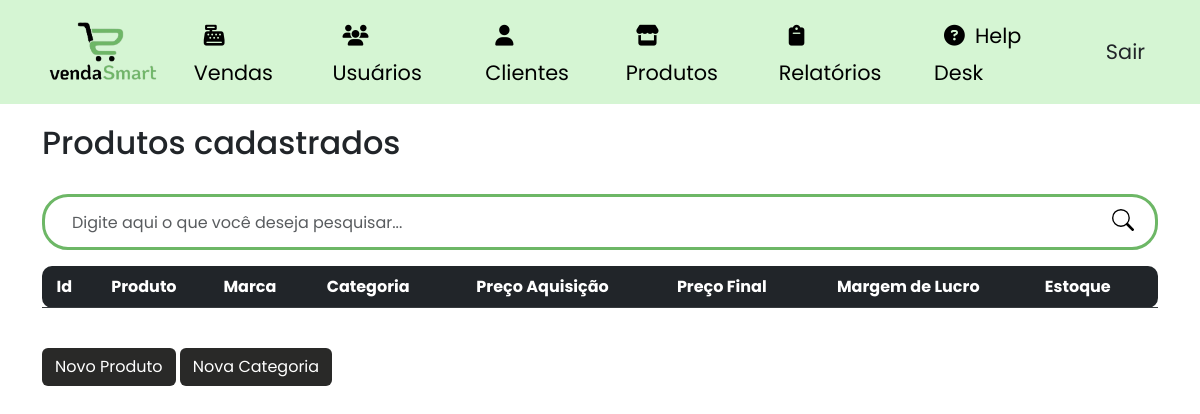
Before: /produtos (signed in) with the older database file.
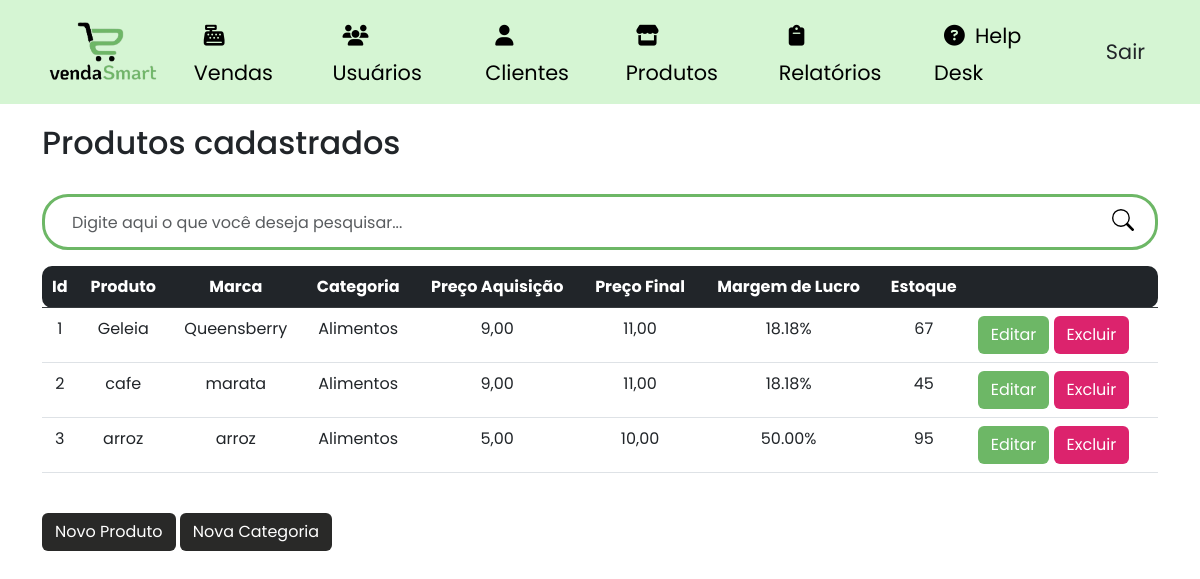
After: the same page with the newer database file.
### site_atividade/models/__init__.py (models this page shows, shortened)
class Produtos(database.Model):
    id_produtos = database.Column(database.Integer, primary_key=True)
    produto = database.Column(database.String, nullable=False)
    marca = database.Column(database.String, nullable=False)
    preco_aquisicao = database.Column(database.Float, nullable=False)
    preco = database.Column(database.Float, nullable=False)
    estoque = database.Column(database.Integer, nullable=False)
    margem_lucro = database.Column(database.Float, nullable=True)
    categoria_fk = database.Column(database.Integer, database.ForeignKey('categoria.id_categoria'), nullable=False)
    itens_venda = database.relationship('ItemVenda', backref='produto')

class Categoria(database.Model):
    id_categoria = database.Column(database.Integer, primary_key=True)
    categoria = database.Column(database.String, nullable=False)
    produtos = database.relationship('Produtos', backref='categoria', lazy=True)

### site_atividade/routers/__init__.py (the view)
@app.route("/produtos")
@login_required
def produtos():
    search_term = request.args.get('search')
    if search_term:
        produtos = Produtos.query.filter(Produtos.produto.ilike(f'%{search_term}%')).all()
    else:
        produtos = Produtos.query.all()
    categorias = Categoria.query.all()  # Obter todas as categorias
    return render_template('lista_produto.html', produtos=produtos, categorias=categorias)

### site_atividade/models/__init__.py (called while the page is built)
@login_manager.user_loader
def load_usuario(id_usuario):
    return Usuario.query.get(int(id_usuario))

### site_atividade/templates/lista_produto.html (shortened to what this page needs)
{% extends 'base.html' %}
{% block body %}
        <div class="container theme-showcase" role="main">
            <br>
            <div class="page-header">
                <h2 class="box-title col-md-12">Produtos cadastrados</h2>
            </div>
            <br>
            <div class="search-box">
                <form class="form-search" action="{{ url_for('produtos') }}" method="GET">
                    <div class="input-group form-group-search">
                        <input type="text" class="form-control form-control-search" placeholder="Digite aqui o que você deseja pesquisar..." id="search-input" name="search">
                        <span class="input-group-btn">
                            <button class="btn-search type="submit"></button>
                        </span>
                    </div>
                </form>
            </div>
            <div class="list-product">
                <table class="table table-hover scrollable-table">
                    <thead class="table-dark">
                        <tr>
                            <th class="text-center table-rounded-start">Id</th>
                            <th class="text-center">Produto</th>
                            <th class="text-center">Marca</th>
                            <th class="text-center">Categoria</th>
                            <th class="text-center">Preço Aquisição</th>
                            <th class="text-center">Preço Final</th>
                            <th class="text-center">Margem de Lucro</th>
                            <th class="text-center">Estoque</th>
                            <th class="table-rounded-end"> </th>
                        </tr>
                    </thead>
                    <tbody>
                    {% for produto in produtos %}
                        <tr data-href="#">
                           </td> <td class="text-center"> {{ produto.id_produtos }} </td>
                            <td class="text-center">{{ produto.produto }}</td>
                            <td class="text-center ">{{ produto.marca }}</td>
                            <td class="text-center">{{ produto.categoria.categoria }}</td>
                            <td class="text-center">{{ "{:.2f}".format(produto.preco_aquisicao).replace('.', ',') }}</td>
                            <td class="text-center">{{ "{:.2f}".format(produto.preco).replace('.', ',') }}</td>
                            <td class="text-center">{{ "{:.2f}%".format(produto.margem_lucro) }}</td>
                            <td class="text-center">{{ produto.estoque }}</td>
                            <td class="btn-edit-delete text-right">
                                <a class="btn btn-color1 text-white" data-toggle="modal" data-target="#editProdutoModal{{ produto.id_produtos }}">Editar</a>
                                <a class="btn btn-color2 text-white" data-toggle="modal" data-target="#deleteProdutoModal{{ produto.id_produtos }}">Excluir</a>
                            </td>
                        </tr>
                    {% endfor %}
                    </tbody>
                </table>
            </div>
            <br>
            <div class="pull-right">
                <button type="button" class="btn btn-color3" data-toggle="modal" data-target="#addProdutoModal">
                    Novo Produto
                </button>
                <button type="button" class="btn btn-color3" data-toggle="modal" data-target="#addCategoriaModal">
                    Nova Categoria
                </button>
            </div>
{% endblock %}

### site_atividade/templates/base.html (shortened to what this page needs)
<html lang="pt-BR">
    <head>
        <link href="https://cdn.jsdelivr.net/npm/bootstrap@5.3.0-alpha3/dist/css/bootstrap.min.css" rel="stylesheet">
        <link rel="stylesheet" href="{{ url_for('static', filename='css/product.css') }}">
        <link rel="stylesheet" href="{{ url_for('static', filename='css/navbar.css') }}">
        <link rel="stylesheet" href="{{ url_for('static', filename='css/style.css') }}">
        <link rel="stylesheet" href="{{ url_for('static', filename='css/vendas.css') }}">
        <link rel="stylesheet" href="{{ url_for('static', filename='css/usuario.css') }}">
        <link rel="stylesheet" href="https://cdnjs.cloudflare.com/ajax/libs/font-awesome/6.4.0/css/all.min.css"/>
        <link rel="stylesheet" href="https://cdn.jsdelivr.net/npm/bootstrap-icons@1.10.5/font/bootstrap-icons.css">
    </head>
    <body>
        {% include 'navbar.html' %}
        {% block body %}
        {% endblock %}
    </body>
</html>

### site_atividade/templates/navbar.html (shortened to what this page needs)
<nav class="navbar navbar-expand-lg fixed-top navbar-light">
  <div class="container">
    <a class="navbar-brand" href="#"
      ><img
        id="MDB-logo"
        src="static/image/logo-body7.png"
        alt="vendasSmart"
        draggable="false"
        height="70"
    /></a>
    <div class="collapse navbar-collapse nav-transition" id="navbarSupportedContent">
      <ul class="navbar-nav ms-auto align-items-center">
        {% if current_user.is_authenticated %}
        <li class="nav-item">
          <a class="nav-link mx-2" href="{{ url_for('vendas') }}"><i class="fa-solid fa-cash-register style="color: #000000;"></i>Vendas</a>
        </li>
        <li class="nav-item">
          <a class="nav-link mx-2" href="{{ url_for('usuarios') }}"><i class="fa-solid fa-users" style="color: #000000;"></i>Usuários</a>
        </li>
        <li class="nav-item">
          <a class="nav-link mx-2" href="{{ url_for('clientes') }}"><i class="fa-solid fa-user" style="color: #000000;"></i>Clientes</a>
        </li>
        <li class="nav-item">
          <a class="nav-link mx-2" href="{{ url_for('produtos') }}"><i class="fa-solid fa-store" style="color: #000000;"></i>Produtos</a>
        </li>
        <li class="nav-item">
          <a class="nav-link mx-2" href="{{ url_for('relatorio_vendas_diario') }}"><i class="fa-solid fa-clipboard" style="color: #000000;"></i>Relatórios</a>
        </li>
        <li class="nav-item">
          <a class="nav-link mx-2" href="{{ url_for('helpdesk') }}"><i class="fa-solid fa-circle-question" style="color: #000000;"></i>Help Desk</a>
        </li>
        <li class="nav-item ms-3">
            <a class="btn btn-black btn-rounded" href="{{ url_for('logout') }}">Sair</a>
        </li>
        {% else %}
        <li class="nav-item">
          <a class="nav-link mx-2" href="{{ url_for('login') }}"><i class="fas fa-heart pe-2"></i>Login</a>
        </li>
        {% endif %}
      </ul>
    </div>
  </div>
</nav>

### site_atividade/static/css/product.css (style rules this page uses)
.list-product { max-height: 550px; overflow: auto; }
.scrollable-table { overflow-y: auto; }
.form-search { grid-template-rows: 100vh; }
.form-group-search { border: 3px solid #6DB766; border-radius: 26px; padding: 5px 15px; }
.form-control-search { width: 350px; height: 40px; border : none; }
.btn-search { float: right; width: 34px; height: 36px; border: none; background: #fff; }
input[type="text"] { outline: none; box-shadow: none !important; }

### site_atividade/static/css/navbar.css (style rules this page uses)
.navbar-light .navbar-nav .nav-link { color: #000; }
.navbar { background-color: #D5F5D3; }
.collapse > ul > li > a { font-size: 1.3em; }
i { padding: 10px; }

### site_atividade/static/css/style.css (style rules this page uses)
body { padding-top: 100px; font-family: 'Poppins', sans-serif; }
.btn-color1 { background-color: #6DB766; transition: .5s; }
.btn-color2 { background-color: #DC236D; transition: .5s; }
.btn-color3 { background-color: #292928; transition: .5s; color: #fff; }
.table-rounded-start { border-top-left-radius: 10px; border-bottom-left-radius: 10px; }
.table-rounded-end { border-top-right-radius: 10px; border-bottom-right-radius: 10px; }

### site_atividade/static/css/vendas.css (style rules this page uses)
.scrollable-table { overflow-y: auto; }

Changed rows visible on the page:
added Produtos: id_produtos "1", produto "Geleia", marca "Queensberry", categoria.categoria "Alimentos", preco_aquisicao "9,00", preco "11,00", margem_lucro "18.18%", estoque "67"
added Produtos: id_produtos "2", produto "cafe", marca "marata", categoria.categoria "Alimentos", preco_aquisicao "9,00", preco "11,00", margem_lucro "18.18%", estoque "45"
added Produtos: id_produtos "3", produto "arroz", marca "arroz", categoria.categoria "Alimentos", preco_aquisicao "5,00", preco "10,00", margem_lucro "50.00%", estoque "95"
